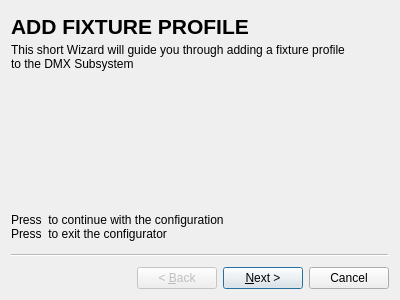
<?xml version="1.0" encoding="UTF-8"?>
<ui version="4.0">
 <class>Wizard</class>
 <widget class="QWizard" name="Wizard">
  <property name="geometry">
   <rect>
    <x>0</x>
    <y>0</y>
    <width>400</width>
    <height>300</height>
   </rect>
  </property>
  <property name="windowTitle">
   <string>Wizard</string>
  </property>
  <widget class="QWizardPage" name="wizardPage1">
   <widget class="QLabel" name="label_25">
    <property name="geometry">
     <rect>
      <x>0</x>
      <y>0</y>
      <width>378</width>
      <height>31</height>
     </rect>
    </property>
    <property name="text">
     <string>&lt;html&gt;&lt;head/&gt;&lt;body&gt;&lt;p&gt;&lt;span style=&quot; font-size:16pt; font-weight:700;&quot;&gt;ADD FIXTURE PROFILE&lt;/span&gt;&lt;/p&gt;&lt;/body&gt;&lt;/html&gt;</string>
    </property>
   </widget>
   <widget class="QLabel" name="label_21">
    <property name="geometry">
     <rect>
      <x>0</x>
      <y>30</y>
      <width>381</width>
      <height>31</height>
     </rect>
    </property>
    <property name="text">
     <string>This short Wizard will guide you through adding a fixture profile
to the DMX Subsystem</string>
    </property>
   </widget>
   <widget class="QLabel" name="label_24">
    <property name="geometry">
     <rect>
      <x>0</x>
      <y>190</y>
      <width>371</width>
      <height>51</height>
     </rect>
    </property>
    <property name="text">
     <string>Press &lt;NEXT&gt; to continue with the configuration
Press &lt;CANCEL&gt; to exit the configurator</string>
    </property>
   </widget>
  </widget>
  <widget class="QWizardPage" name="wizardPage2">
   <widget class="QLabel" name="label_26">
    <property name="geometry">
     <rect>
      <x>0</x>
      <y>0</y>
      <width>378</width>
      <height>31</height>
     </rect>
    </property>
    <property name="text">
     <string>&lt;html&gt;&lt;head/&gt;&lt;body&gt;&lt;p&gt;&lt;span style=&quot; font-size:16pt; font-weight:700;&quot;&gt;ADD FIXTURE PROFILE&lt;/span&gt;&lt;/p&gt;&lt;/body&gt;&lt;/html&gt;</string>
    </property>
   </widget>
   <widget class="QLabel" name="label_3">
    <property name="geometry">
     <rect>
      <x>0</x>
      <y>30</y>
      <width>371</width>
      <height>16</height>
     </rect>
    </property>
    <property name="text">
     <string>This section deals with some basic questions to get started.</string>
    </property>
   </widget>
   <widget class="QLabel" name="label_27">
    <property name="geometry">
     <rect>
      <x>30</x>
      <y>230</y>
      <width>371</width>
      <height>51</height>
     </rect>
    </property>
    <property name="text">
     <string>Press &lt;NEXT&gt; to continue with the configuration
Press &lt;CANCEL&gt; to exit the configurator</string>
    </property>
   </widget>
   <widget class="QLabel" name="label_28">
    <property name="geometry">
     <rect>
      <x>0</x>
      <y>210</y>
      <width>371</width>
      <height>31</height>
     </rect>
    </property>
    <property name="text">
     <string>Press &lt;NEXT&gt; to continue with the configuration
Press &lt;CANCEL&gt; to exit the configurator</string>
    </property>
   </widget>
   <widget class="QWidget" name="">
    <property name="geometry">
     <rect>
      <x>2</x>
      <y>55</y>
      <width>226</width>
      <height>111</height>
     </rect>
    </property>
    <layout class="QGridLayout" name="gridLayout">
     <item row="0" column="0" colspan="2">
      <widget class="QLabel" name="label">
       <property name="text">
        <string>Fixture Name:</string>
       </property>
      </widget>
     </item>
     <item row="0" column="2">
      <widget class="QLineEdit" name="lineEdit"/>
     </item>
     <item row="1" column="0" colspan="2">
      <widget class="QLabel" name="label_2">
       <property name="text">
        <string>Channel Count:</string>
       </property>
      </widget>
     </item>
     <item row="1" column="2">
      <widget class="QSpinBox" name="spinBox"/>
     </item>
     <item row="2" column="0">
      <widget class="QLabel" name="label_4">
       <property name="text">
        <string>Pan Limits:</string>
       </property>
      </widget>
     </item>
     <item row="3" column="0">
      <widget class="QLabel" name="label_5">
       <property name="text">
        <string>Tilt Limits:</string>
       </property>
      </widget>
     </item>
     <item row="2" column="2">
      <widget class="QSpinBox" name="spinBox_2"/>
     </item>
     <item row="3" column="2">
      <widget class="QSpinBox" name="spinBox_3"/>
     </item>
    </layout>
   </widget>
  </widget>
  <widget class="QWizardPage" name="wizardPage">
   <widget class="QLabel" name="label_29">
    <property name="geometry">
     <rect>
      <x>0</x>
      <y>0</y>
      <width>378</width>
      <height>31</height>
     </rect>
    </property>
    <property name="text">
     <string>&lt;html&gt;&lt;head/&gt;&lt;body&gt;&lt;p&gt;&lt;span style=&quot; font-size:16pt; font-weight:700;&quot;&gt;ADD FIXTURE PROFILE&lt;/span&gt;&lt;/p&gt;&lt;/body&gt;&lt;/html&gt;</string>
    </property>
   </widget>
   <widget class="QLabel" name="label_6">
    <property name="geometry">
     <rect>
      <x>0</x>
      <y>30</y>
      <width>371</width>
      <height>16</height>
     </rect>
    </property>
    <property name="text">
     <string>This section deals with the movement channels</string>
    </property>
   </widget>
   <widget class="QLabel" name="label_30">
    <property name="geometry">
     <rect>
      <x>0</x>
      <y>210</y>
      <width>371</width>
      <height>31</height>
     </rect>
    </property>
    <property name="text">
     <string>Press &lt;NEXT&gt; to continue with the configuration
Press &lt;CANCEL&gt; to exit the configurator</string>
    </property>
   </widget>
   <widget class="QWidget" name="">
    <property name="geometry">
     <rect>
      <x>0</x>
      <y>50</y>
      <width>165</width>
      <height>132</height>
     </rect>
    </property>
    <layout class="QGridLayout" name="gridLayout_2">
     <item row="0" column="0" colspan="3">
      <widget class="QLabel" name="label_12">
       <property name="text">
        <string>Movement Channels (Req.)</string>
       </property>
      </widget>
     </item>
     <item row="1" column="1" rowspan="2" colspan="2">
      <widget class="QSpinBox" name="spinBox_4"/>
     </item>
     <item row="3" column="0">
      <widget class="QLabel" name="label_8">
       <property name="text">
        <string>Fine Pan:</string>
       </property>
      </widget>
     </item>
     <item row="4" column="0">
      <widget class="QLabel" name="label_9">
       <property name="text">
        <string>Tilt:</string>
       </property>
      </widget>
     </item>
     <item row="4" column="1" colspan="2">
      <widget class="QSpinBox" name="spinBox_6"/>
     </item>
     <item row="5" column="0">
      <widget class="QLabel" name="label_10">
       <property name="text">
        <string>Fine Tilt:</string>
       </property>
      </widget>
     </item>
     <item row="5" column="1" colspan="2">
      <widget class="QSpinBox" name="finetiltchan"/>
     </item>
     <item row="3" column="1" colspan="2">
      <widget class="QSpinBox" name="spinBox_5"/>
     </item>
     <item row="1" column="0" rowspan="2">
      <widget class="QLabel" name="label_7">
       <property name="text">
        <string>Pan:</string>
       </property>
      </widget>
     </item>
    </layout>
   </widget>
   <widget class="QWidget" name="">
    <property name="geometry">
     <rect>
      <x>180</x>
      <y>50</y>
      <width>161</width>
      <height>71</height>
     </rect>
    </property>
    <layout class="QGridLayout" name="gridLayout_3">
     <item row="1" column="0">
      <widget class="QLabel" name="label_11">
       <property name="text">
        <string>P/T Speed</string>
       </property>
      </widget>
     </item>
     <item row="1" column="1">
      <widget class="QSpinBox" name="ptspeedchan">
       <property name="enabled">
        <bool>false</bool>
       </property>
      </widget>
     </item>
     <item row="0" column="0" colspan="2">
      <widget class="QCheckBox" name="haspt">
       <property name="font">
        <font>
         <bold>false</bold>
        </font>
       </property>
       <property name="layoutDirection">
        <enum>Qt::LeftToRight</enum>
       </property>
       <property name="text">
        <string>Pan/Tilt Speed Control</string>
       </property>
      </widget>
     </item>
    </layout>
   </widget>
  </widget>
  <widget class="QWizardPage" name="wizardPage_2">
   <widget class="QLabel" name="label_31">
    <property name="geometry">
     <rect>
      <x>0</x>
      <y>0</y>
      <width>378</width>
      <height>31</height>
     </rect>
    </property>
    <property name="text">
     <string>&lt;html&gt;&lt;head/&gt;&lt;body&gt;&lt;p&gt;&lt;span style=&quot; font-size:16pt; font-weight:700;&quot;&gt;ADD FIXTURE PROFILE&lt;/span&gt;&lt;/p&gt;&lt;/body&gt;&lt;/html&gt;</string>
    </property>
   </widget>
   <widget class="QLabel" name="label_32">
    <property name="geometry">
     <rect>
      <x>0</x>
      <y>210</y>
      <width>371</width>
      <height>31</height>
     </rect>
    </property>
    <property name="text">
     <string>Press &lt;NEXT&gt; to continue with the configuration
Press &lt;CANCEL&gt; to exit the configurator</string>
    </property>
   </widget>
   <widget class="QLabel" name="label_13">
    <property name="geometry">
     <rect>
      <x>0</x>
      <y>30</y>
      <width>371</width>
      <height>31</height>
     </rect>
    </property>
    <property name="text">
     <string>This section deals with what colour modes the fixture
supports</string>
    </property>
   </widget>
   <widget class="QCheckBox" name="checkBox">
    <property name="geometry">
     <rect>
      <x>0</x>
      <y>70</y>
      <width>161</width>
      <height>20</height>
     </rect>
    </property>
    <property name="text">
     <string>LED Colour Change</string>
    </property>
   </widget>
   <widget class="QCheckBox" name="checkBox_4">
    <property name="geometry">
     <rect>
      <x>0</x>
      <y>150</y>
      <width>85</width>
      <height>20</height>
     </rect>
    </property>
    <property name="text">
     <string>CTO</string>
    </property>
   </widget>
   <widget class="QCheckBox" name="checkBox_5">
    <property name="geometry">
     <rect>
      <x>0</x>
      <y>130</y>
      <width>141</width>
      <height>20</height>
     </rect>
    </property>
    <property name="text">
     <string>Colour Wheel</string>
    </property>
   </widget>
   <widget class="QRadioButton" name="radioButton">
    <property name="enabled">
     <bool>false</bool>
    </property>
    <property name="geometry">
     <rect>
      <x>20</x>
      <y>90</y>
      <width>99</width>
      <height>20</height>
     </rect>
    </property>
    <property name="text">
     <string>RGB</string>
    </property>
   </widget>
   <widget class="QRadioButton" name="radioButton_2">
    <property name="enabled">
     <bool>false</bool>
    </property>
    <property name="geometry">
     <rect>
      <x>20</x>
      <y>110</y>
      <width>99</width>
      <height>20</height>
     </rect>
    </property>
    <property name="text">
     <string>CMY</string>
    </property>
   </widget>
  </widget>
 </widget>
 <resources/>
 <connections>
  <connection>
   <sender>haspt</sender>
   <signal>toggled(bool)</signal>
   <receiver>ptspeedchan</receiver>
   <slot>setEnabled(bool)</slot>
   <hints>
    <hint type="sourcelabel">
     <x>232</x>
     <y>74</y>
    </hint>
    <hint type="destinationlabel">
     <x>290</x>
     <y>107</y>
    </hint>
   </hints>
  </connection>
  <connection>
   <sender>checkBox</sender>
   <signal>toggled(bool)</signal>
   <receiver>radioButton</receiver>
   <slot>setEnabled(bool)</slot>
   <hints>
    <hint type="sourcelabel">
     <x>37</x>
     <y>86</y>
    </hint>
    <hint type="destinationlabel">
     <x>52</x>
     <y>110</y>
    </hint>
   </hints>
  </connection>
  <connection>
   <sender>checkBox</sender>
   <signal>toggled(bool)</signal>
   <receiver>radioButton_2</receiver>
   <slot>setEnabled(bool)</slot>
   <hints>
    <hint type="sourcelabel">
     <x>109</x>
     <y>87</y>
    </hint>
    <hint type="destinationlabel">
     <x>94</x>
     <y>128</y>
    </hint>
   </hints>
  </connection>
  <connection>
   <sender>radioButton_2</sender>
   <signal>toggled(bool)</signal>
   <receiver>radioButton</receiver>
   <slot>setDisabled(bool)</slot>
   <hints>
    <hint type="sourcelabel">
     <x>67</x>
     <y>127</y>
    </hint>
    <hint type="destinationlabel">
     <x>76</x>
     <y>110</y>
    </hint>
   </hints>
  </connection>
  <connection>
   <sender>radioButton</sender>
   <signal>toggled(bool)</signal>
   <receiver>radioButton_2</receiver>
   <slot>setDisabled(bool)</slot>
   <hints>
    <hint type="sourcelabel">
     <x>118</x>
     <y>107</y>
    </hint>
    <hint type="destinationlabel">
     <x>115</x>
     <y>126</y>
    </hint>
   </hints>
  </connection>
 </connections>
</ui>
